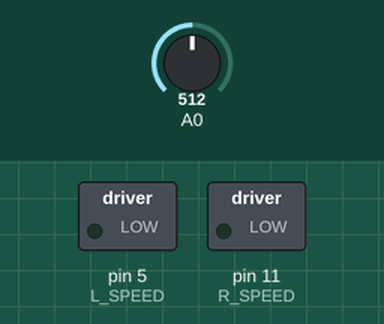
The sketch below on a simulated Arduino Uno, built with avr-gcc and run on an emulated ATmega328P. Parts: switched loads named in the sketch (green lamp = pin HIGH). Inputs (shaded band) come from the test bench; at power-on: A0 = 512.

Above: at 7.1 s.
7.2 s: A0 set to 716
At 8.6 s:
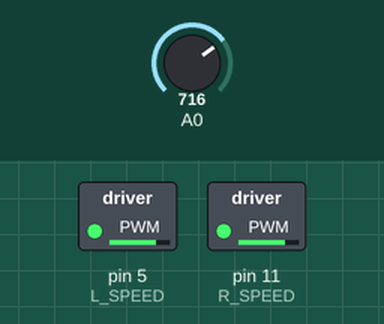
19.6 s: A0 set to 900
At 21.32 s:
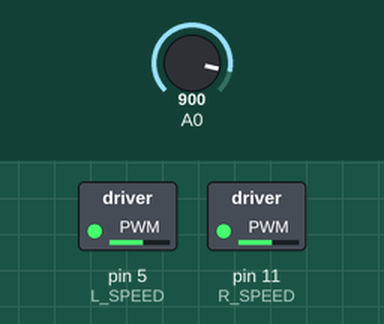
32.0 s: A0 set to 122
At 40.4 s:
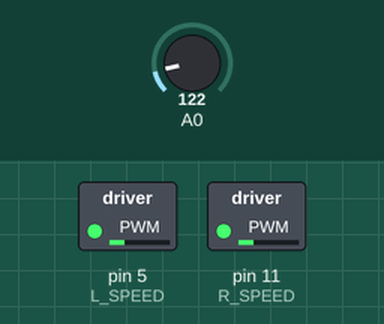
Timing chart, 0 to 48.0 s (numbered marks = the images above; inputs shaded):
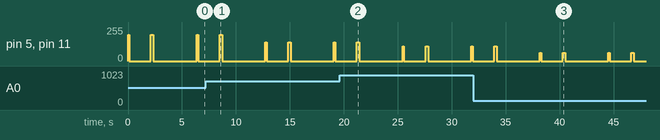

The sketch:

turnAngleTest.ino
```cpp
//MOTOR SETUP
  //RIGHT MOTOR
  int R_SPEED = 11;
  int R_DIR_1 = 2;
  int R_DIR_2 = 4;

  //LEFT MOTOR
  int L_SPEED = 5;
  int L_DIR_1 = 8;
  int L_DIR_2 = 7;

void scan(float curVoltagePercentage){
      //Set Directions Right
      digitalWrite(R_DIR_1, HIGH);
      digitalWrite(R_DIR_2, LOW);
      digitalWrite(L_DIR_1, LOW);
      digitalWrite(L_DIR_2, HIGH);

      //Speed
      float speedR = 110 / curVoltagePercentage;
      analogWrite(R_SPEED, speedR);
      analogWrite(L_SPEED, speedR);
      delay(130);
      analogWrite(R_SPEED, 0);
      analogWrite(L_SPEED, 0);
      delay(2000);
      //Set Directions Left
      digitalWrite(R_DIR_1, LOW);
      digitalWrite(R_DIR_2, HIGH);
      digitalWrite(L_DIR_1, HIGH);
      digitalWrite(L_DIR_2, LOW);

      //Speed
      float speedL = 110 / curVoltagePercentage;
      analogWrite(R_SPEED, speedL);
      analogWrite(L_SPEED, speedL);
      delay(230);
      analogWrite(R_SPEED, 0);
      analogWrite(L_SPEED, 0);
      delay(2000);
}

double turnLeft(double angle, float curVoltagePercentage){
  //Calc Delay Num
      double percentageL = angle/180;
      double delayNumL = 500*percentageL;

      //Set Directions
      digitalWrite(R_DIR_1, LOW);
      digitalWrite(R_DIR_2, HIGH);
      digitalWrite(L_DIR_1, HIGH);
      digitalWrite(L_DIR_2, LOW);

      //Calc/Set Speed
      float speed = 170 / curVoltagePercentage;
      analogWrite(R_SPEED, speed);
      analogWrite(L_SPEED, speed);

      //Delay
        //delay(30+265);
      unsigned long startUpCompensation = 30;
      delay(startUpCompensation + (unsigned long) delayNumL);
      return delayNumL;
}
double turnRight(double angle, float curVoltagePercentage){
  //Calc Delay Num
      double percentageR = angle/180;
      double delayNumR = 500*percentageR;

      //Set Directions
      digitalWrite(R_DIR_1, HIGH);
      digitalWrite(R_DIR_2, LOW);
      digitalWrite(L_DIR_1, LOW);
      digitalWrite(L_DIR_2, HIGH);

      //Calc/Set Speed
      float speed = 170 / curVoltagePercentage;
      analogWrite(R_SPEED, speed);
      analogWrite(L_SPEED, speed);

      //Delay
        //delay(30+265);
      unsigned long startUpCompensation = 30;
      delay(startUpCompensation + (unsigned long) delayNumR);
      return delayNumR;
}


void setup() {
  //SETUP PIN_MODE
  pinMode(R_SPEED, OUTPUT);
  pinMode(L_SPEED, OUTPUT);
  Serial.begin(9600);
}

void loop() {

  //AnalogRead for Voltage
  int sensorValue = analogRead(A0);
  float voltage = sensorValue * (5.0 / 1023.0) * 2;
  float curVoltagePercentage  = voltage / 9;

  //Forward Only Test
//  digitalWrite(R_DIR_1, LOW);
//  digitalWrite(R_DIR_2, HIGH);
//  digitalWrite(L_DIR_1, LOW);
//  digitalWrite(L_DIR_2, HIGH);
//  analogWrite(R_SPEED, 200);
//  analogWrite(L_SPEED, 200);


//  Serial.println(turnLeft(90, curVoltagePercentage));
//  analogWrite(R_SPEED, 0);
//  analogWrite(L_SPEED, 0);
//  delay(2000);
//  Serial.println(turnRight(90, curVoltagePercentage));
//  analogWrite(R_SPEED, 0);
//  analogWrite(L_SPEED, 0);
//  delay(2000);

  scan(curVoltagePercentage);
  delay(2000);
}
```

Measured:
- by itself, pin 5 (L_SPEED), pin 11 (R_SPEED): repeats every 6.4 s: 0/255 4.0 s, 62/255 0.13 s, 0/255 2.0 s, 62/255 0.23 s
